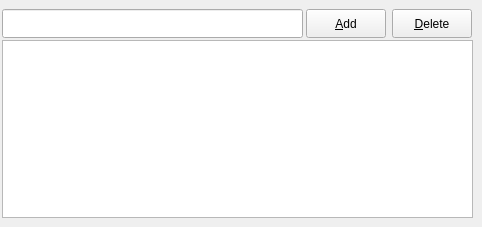
   <widget class="QWidget" name="tx_macros_tab">
    <attribute name="title">
     <string>Tx &amp;Macros</string>
    </attribute>
    <attribute name="toolTip">
     <string>Canned free text messages setup</string>
    </attribute>
    <widget class="QPushButton" name="add_macro_push_button">
     <property name="geometry">
      <rect>
       <x>306</x>
       <y>9</y>
       <width>80</width>
       <height>29</height>
      </rect>
     </property>
     <property name="text">
      <string>&amp;Add</string>
     </property>
    </widget>
    <widget class="QLineEdit" name="add_macro_line_edit">
     <property name="geometry">
      <rect>
       <x>2</x>
       <y>9</y>
       <width>301</width>
       <height>29</height>
      </rect>
     </property>
    </widget>
    <widget class="QPushButton" name="delete_macro_push_button">
     <property name="geometry">
      <rect>
       <x>392</x>
       <y>9</y>
       <width>80</width>
       <height>29</height>
      </rect>
     </property>
     <property name="text">
      <string>&amp;Delete</string>
     </property>
    </widget>
    <widget class="QListView" name="macros_list_view">
     <property name="geometry">
      <rect>
       <x>2</x>
       <y>40</y>
       <width>471</width>
       <height>178</height>
      </rect>
     </property>
     <property name="contextMenuPolicy">
      <enum>Qt::ActionsContextMenu</enum>
     </property>
     <property name="toolTip">
      <string>Drag and drop items to rearrange order
Right click for item specific actions
Click, SHIFT+Click and, CRTL+Click to select items</string>
     </property>
     <property name="styleSheet">
      <string notr="true">QListView {
    show-decoration-selected: 1; /* make the selection span the entire width of the view */
}

QListView::item:alternate {
    background: #EEEEEE;
}

QListView::item:selected {
    border: 1px solid #6a6ea9;
}

QListView::item:selected:!active {
    background: qlineargradient(x1: 0, y1: 0, x2: 0, y2: 1,
                                stop: 0 #ABAFE5, stop: 1 #8588B2);
}

QListView::item:selected:active {
    background: qlineargradient(x1: 0, y1: 0, x2: 0, y2: 1,
                                stop: 0 #6a6ea9, stop: 1 #888dd9);
}

QListView::item:hover {
    background: qlineargradient(x1: 0, y1: 0, x2: 0, y2: 1,
                                stop: 0 #FAFBFE, stop: 1 #DCDEF1);
}</string>
     </property>
     <property name="dragDropMode">
      <enum>QAbstractItemView::InternalMove</enum>
     </property>
     <property name="defaultDropAction">
      <enum>Qt::MoveAction</enum>
     </property>
     <property name="alternatingRowColors">
      <bool>true</bool>
     </property>
     <property name="selectionMode">
      <enum>QAbstractItemView::ExtendedSelection</enum>
     </property>
     <property name="uniformItemSizes">
      <bool>true</bool>
     </property>
    </widget>
   </widget>
